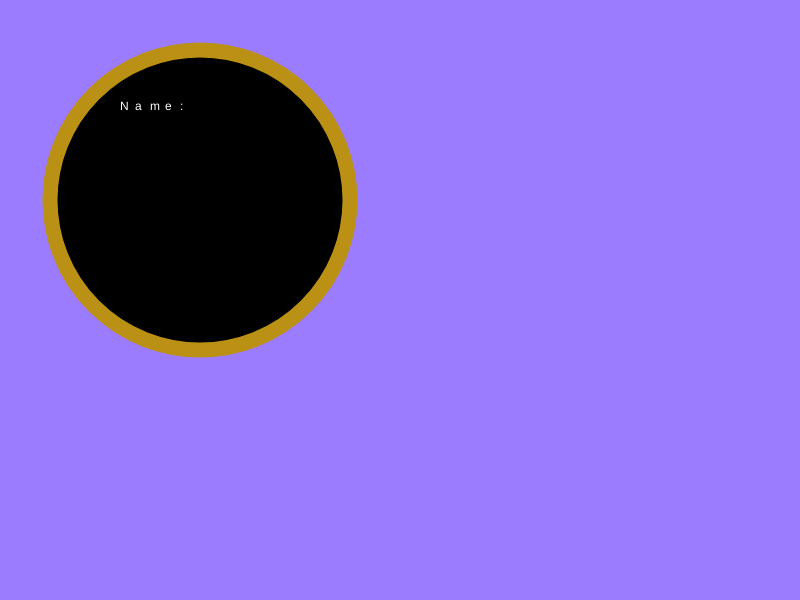
Frame 1 (no input)
Frame 60 (no input): identical to frame 1, image omitted
Frame 120 (the mouse pressed at the canvas centre since frame 60): identical to frame 1, image omitted

The p5.js sketch that drew this single still picture (run headless with seeded random() and noise() and a simulated clock; from frame 60 on, the mouse is pressed at the canvas centre):

// p5.js sketch
// ── sketch.js
// Position and size variables for the blackboard
var posX = 200;
var posY = 200;
var bbWidth = 200;

// Position variables for letters
var letterX;
var letterY;

// Array to hold the letters
var letters=['N', 'a', 'm', 'e',':'];


function setup() {
  var myCanvas = createCanvas (800, 600);

}

function draw() {
  background(155,124,322);

  // draw a blackboard for writing on
  stroke(186, 145, 20);
  strokeWeight(15);
  fill(0,0,0);
  ellipse(posX, posY, bbWidth+100, bbWidth+100);

  // write white characters on the blackboard
  for (var i=0; i < letters.length; i++) {
	  noStroke();
	  fill(255);
	  letterX = (i*15) % (bbWidth - 25) + (posX + 20);
	  letterY = posY + 10 + 10 * floor((i*15) / (bbWidth - 40));
	  text(letters[i], letterX-100 , letterY-100);
  }
}

function keyPressed() {
	// When a key is pressed, check for arrow keys and move the blackboard
	if (keyCode == RIGHT_ARROW) {
		posX += 4;
	}
	else if (keyCode == LEFT_ARROW) {
		posX -=4;
	}
	else if (keyCode == UP_ARROW) {
		posY -=4;
	}
	else if (keyCode == DOWN_ARROW) {
		posY +=4;
	}
	// don't put arrow key symbols into the letters array
	else {letters.push(key);}
	return false;
}
